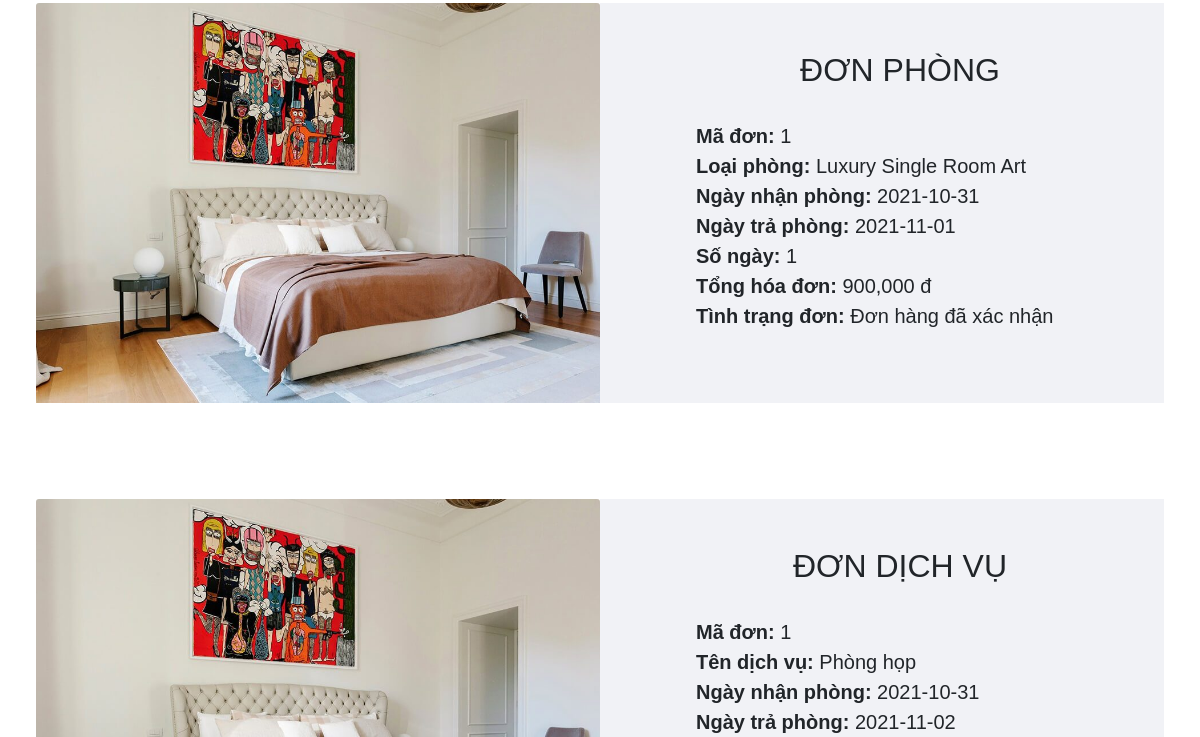
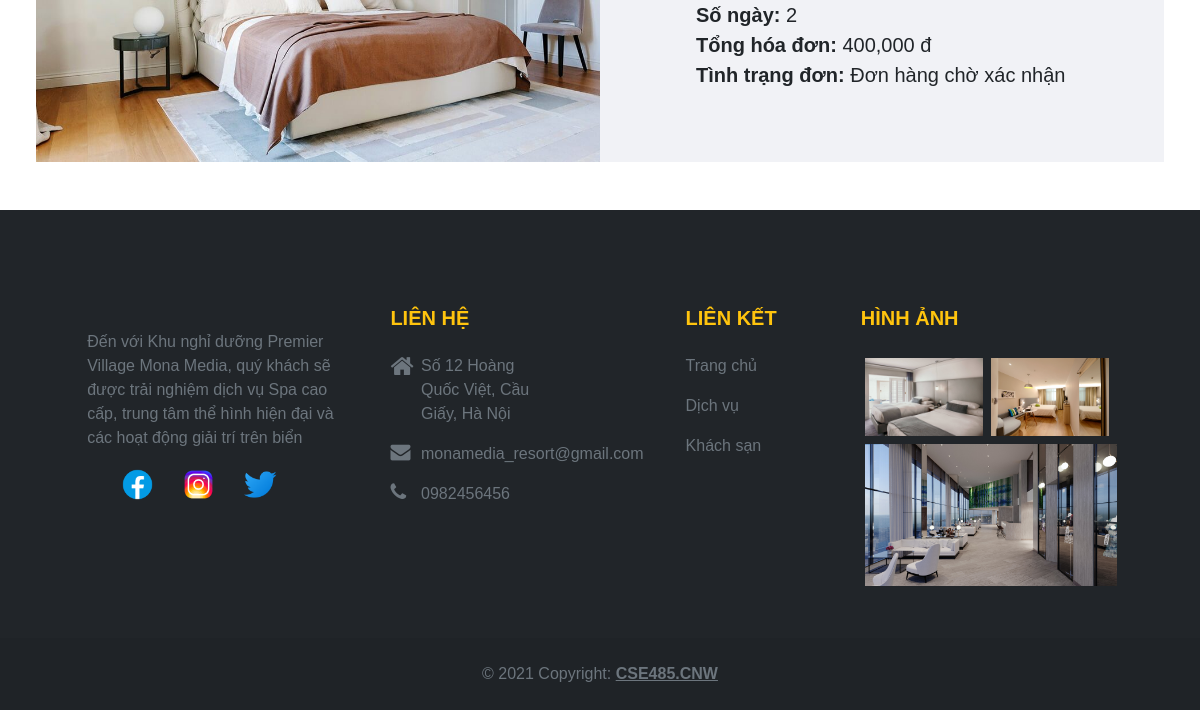
Before: /src/hotel_booking/user/cus-order.php (signed in, lower part) with the older database file (2 pictures, top to bottom).
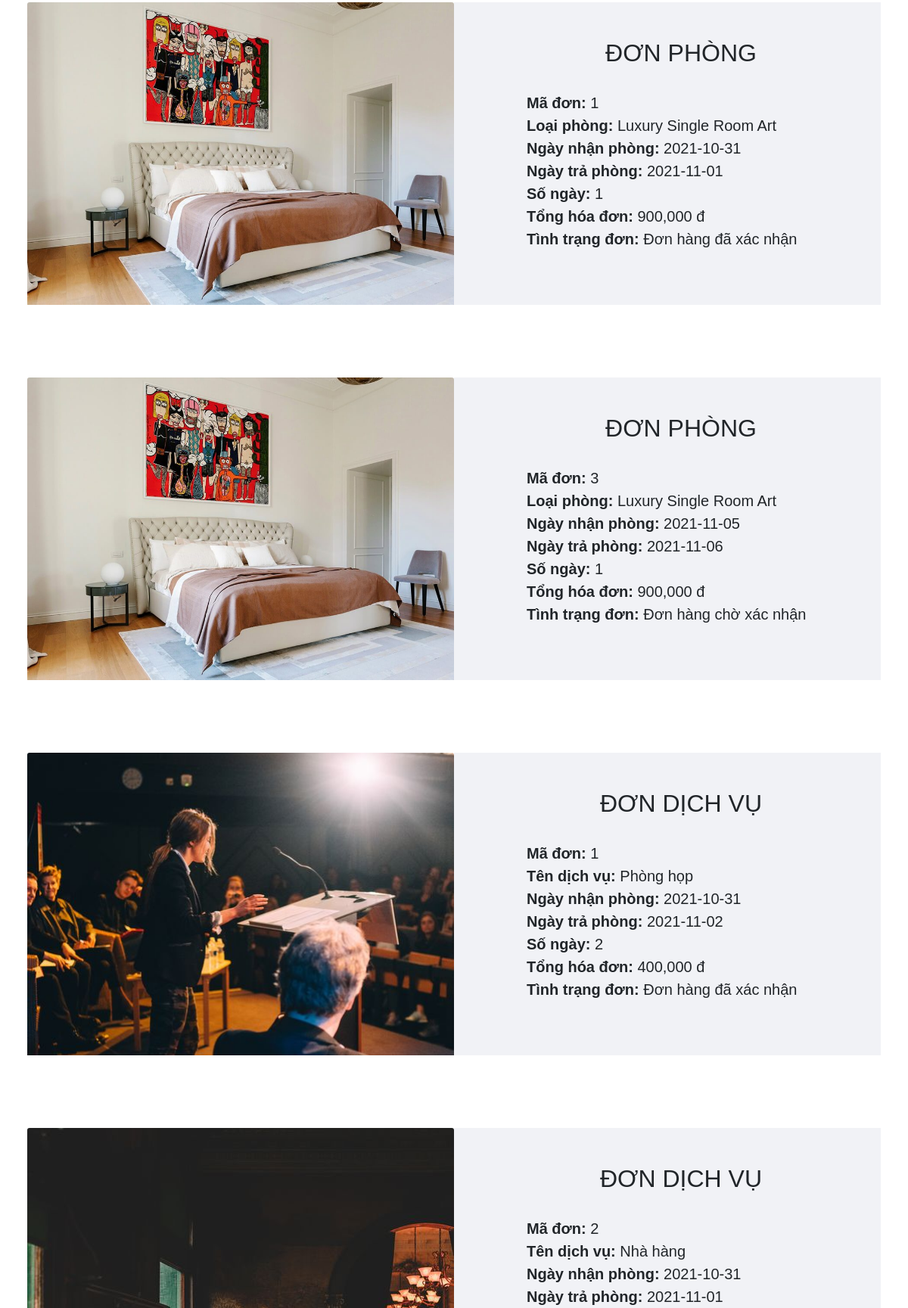
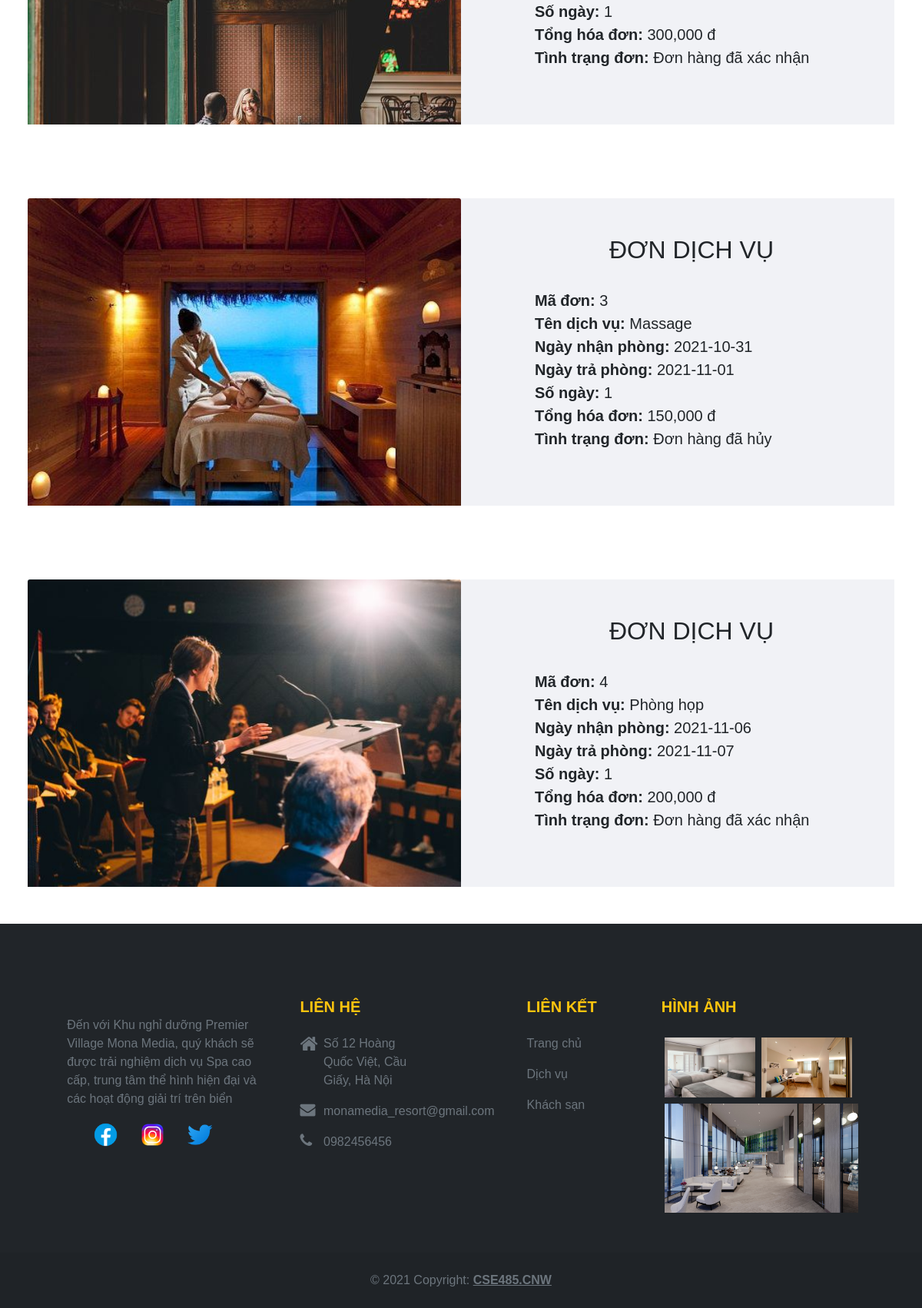
After: the same page with the newer database file (2 pictures, top to bottom).
### tables this page shows
CREATE TABLE `tb_order_rooms` (
  `ordroom_id` int(10) UNSIGNED NOT NULL,
  `ordroom_total` int(10) NOT NULL,
  `ordroom_total_day` int(10) NOT NULL,
  `ordroom_start` date NOT NULL,
  `ordroom_end` date NOT NULL,
  `ordroom_status` varchar(30) NOT NULL DEFAULT 'Chờ xác nhận',
  `room_id` int(10) UNSIGNED DEFAULT NULL,
  `cus_id` int(10) UNSIGNED DEFAULT NULL
);

CREATE TABLE `tb_rooms` (
  `room_id` int(10) UNSIGNED NOT NULL,
  `room_type` varchar(50) NOT NULL,
  `room_size` varchar(10) NOT NULL,
  `room_description` varchar(255) NOT NULL,
  `room_price` int(11) NOT NULL,
  `room_amount_people` int(10) NOT NULL,
  `room_image` varchar(255) NOT NULL,
  `room_image1` varchar(255) NOT NULL,
  `room_image2` varchar(255) NOT NULL,
  `room_image3` varchar(255) NOT NULL
);

CREATE TABLE `tb_order_services` (
  `ordser_id` int(10) UNSIGNED NOT NULL,
  `ordser_total` int(10) NOT NULL,
  `ordser_total_day` int(10) NOT NULL,
  `ordser_start` date NOT NULL,
  `ordser_end` date NOT NULL,
  `ordser_status` varchar(30) NOT NULL DEFAULT 'Chờ xác nhận',
  `ser_id` int(10) UNSIGNED NOT NULL,
  `cus_id` int(10) UNSIGNED NOT NULL
);

CREATE TABLE `tb_services` (
  `ser_ID` int(10) UNSIGNED NOT NULL,
  `ser_name` varchar(50) NOT NULL,
  `ser_room_size` varchar(10) NOT NULL,
  `ser_description` varchar(255) NOT NULL,
  `ser_price` int(10) NOT NULL,
  `ser_image` varchar(255) NOT NULL
);

### src/hotel_booking/user/cus-order.php (the view, shortened to what the changed rows need)
<?php
    include ('header.php');
    include ('../config.php');
?>
    <main>
            <?php
            if(isset($_SESSION['loginUserOK'])){
            $id = $_SESSION['idCus'];}
            $sql = "SELECT o.ordroom_id,o.ordroom_total,o.ordroom_total_day,o.ordroom_start,o.ordroom_end,o.ordroom_status,r.room_type,r.room_image
            FROM  tb_order_rooms o ,tb_rooms r
            WHERE  o.room_id = r.room_id AND o.cus_id =$id";
            $result = mysqli_query($conn,$sql);
                if(mysqli_num_rows($result)>0){
                    while($row=mysqli_fetch_assoc($result)){
                        $ordroom_id=$row['ordroom_id'];
                        $room_type=$row['room_type'];
                        $ordroom_start=$row['ordroom_start'];
                        $ordroom_end=$row['ordroom_end'];
                        $ordroom_total_day=$row['ordroom_total_day'];
                        $ordroom_total=$row['ordroom_total'];
                        $ordroom_status=$row['ordroom_status'];
                        $room_image =$row['room_image'];
            ?>
            <div class = "container-fluid p-5 ">
                <div class = "row">
                    <div class="col-6 px-0   my-auto">
                        <?php
                            if($room_image == ""){
                                echo "<div class='text-center error'>Image not Available.</div>";
                            }else{
                                echo '<img src="../images/'.$room_image.'" alt="" class = "img-fluid card-img-top" style = "height: 400px ; object-fit: cover;"> ';
                            }
                        ?>
                    </div>
                    <div class="col-6 ps-5" style="background-color:#f1f2f6;">
                        <div>
                            <h2 class="text-center pt-5 pb-4">ĐƠN PHÒNG</h2>
                        </div>
                        <div class="fs-5 px-0 ps-5" style="padding-left:15px;">
                            <label for="" class="fw-bold">Mã đơn: </label> <?php echo $ordroom_id;?><br />
                            <label for="" class="fw-bold">Loại phòng: </label> <?php echo $room_type;?><br />
                            <label for="" class="fw-bold">Ngày nhận phòng: </label> <?php echo $ordroom_start;?><br />
                            <label for="" class="fw-bold">Ngày trả phòng: </label> <?php echo $ordroom_end;?><br />
                            <label for="" class="fw-bold">Số ngày: </label> <?php echo $ordroom_total_day;?><br />
                            <label for="" class="fw-bold">Tổng hóa đơn: </label> <?php echo number_format($ordroom_total) ; echo' đ';?><br />
                            <?php
                                if($ordroom_status=='Chờ xác nhận'){
                                    echo'<label for="" class="fw-bold">Tình trạng đơn: </label>  Đơn hàng chờ xác nhận<br />';
                                }else{
                                    if($ordroom_status=='Đã xác nhận'){
                                    echo'<label for="" class="fw-bold">Tình trạng đơn:</label> Đơn hàng đã xác nhận<br />';
                                    }else{
                                    echo'<label for="" class="fw-bold">Tình trạng đơn:</label> Đơn hàng đã hủy<br />';
                                    }
                                }
                            ?>
                        </div>
                    </div>
                </div>
            </div>
            <?php }}else{
                echo'<h1 for="" class=" text-center p-5 mb-0" style="background-color:#f1f2f6; color:#747d8c;">Bạn không có đơn Phòng nào !</h1>';
            } ?>
            <?php
            if(isset($_SESSION['loginUserOK'])){
            $id = $_SESSION['idCus'];}
            $sql = "SELECT o.ordser_id,o.ordser_total,o.ordser_total_day,o.ordser_start,o.ordser_end,o.ordser_status,s.ser_name,s.ser_image
            FROM  tb_order_services o ,tb_services s
            WHERE  o.ser_id = s.ser_id AND o.cus_id =$id";
            $result = mysqli_query($conn,$sql);
                if(mysqli_num_rows($result)>0){
                    while($row=mysqli_fetch_assoc($result)){
                        $ordser_id=$row['ordser_id'];
                        $ser_name=$row['ser_name'];
                        $ordser_start=$row['ordser_start'];
                        $ordser_end=$row['ordser_end'];
                        $ordser_total_day=$row['ordser_total_day'];
                        $ordser_total=$row['ordser_total'];
                        $ordser_status=$row['ordser_status'];
                        $ser_image =$row['ser_image'];
            ?>
            <div class = "container-fluid p-5 ">
                <div class = "row">
                    <div class="col-6 px-0 my-auto">
                        <?php
                            if($ser_image == ""){
                                echo "<div class='text-center  error'>Image not Available.</div>";
                            }else{
                                echo '<img src="../images/'.$ser_image.'" alt="" class = "img-fluid card-img-top" style = "height: 400px ;width 100%; object-fit: cover;" > ';
                            }
                        ?>
                    </div>
                    <div class="col-6 ps-5 " style="background-color:#f1f2f6;">
                        <div>
                            <h2 class="text-center pt-5 pb-4">ĐƠN DỊCH VỤ</h2>
                        </div>
                        <div class="fs-5 px-0 ps-5 pb-5">
                            <label for="" class="fw-bold">Mã đơn: </label> <?php echo $ordser_id;?><br />
                            <label for="" class="fw-bold">Tên dịch vụ: </label> <?php echo $ser_name;?><br />
                            <label for="" class="fw-bold">Ngày nhận phòng: </label> <?php echo $ordser_start;?><br />
                            <label for="" class="fw-bold">Ngày trả phòng: </label> <?php echo $ordser_end;?><br />
                            <label for="" class="fw-bold">Số ngày: </label> <?php echo $ordser_total_day;?><br />
                            <label for="" class="fw-bold">Tổng hóa đơn: </label> <?php echo number_format($ordser_total); echo' đ';?><br />
                            <?php
                                if($ordser_status=='Chờ xác nhận'){
                                    echo'<label for="" class="fw-bold">Tình trạng đơn: </label>  Đơn hàng chờ xác nhận<br />';
                                }else{
                                    if($ordser_status=='Đã xác nhận'){
                                    echo'<label for="" class="fw-bold">Tình trạng đơn:</label> Đơn hàng đã xác nhận<br />';
                                    }else{
                                    echo'<label for="" class="fw-bold">Tình trạng đơn:</label> Đơn hàng đã hủy<br />';
                                    }
                                }
                            ?>
                        </div>
                    </div>
                </div>
            </div>
            <?php }}else{
                echo'<h1 for="" class="text-center p-5" style="background-color:#f1f2f6;color:#747d8c;">Bạn không có đơn Dịch vụ nào !</h1>';
            } ?>
    </main>
<?php
    include('footer.php');
?>

Changed rows visible on the page:
added tb_order_rooms: room.room_image (picture), ordroom_id "3", room.room_type "Luxury Single Room Art", ordroom_start "2021-11-05", ordroom_end "2021-11-06", ordroom_total_day "1", ordroom_total "900,000", shows "Tình trạng đơn:", ordroom_status "Đơn hàng chờ xác nhận"
changed tb_order_services id 1: ser.ser_image: a different picture; ordser_status "Đơn hàng chờ xác nhận" → "Đơn hàng đã xác nhận"
added tb_order_services: ser.ser_image (picture), ordser_id "2", ser.ser_name "Nhà hàng", ordser_start "2021-10-31", ordser_end "2021-11-01", ordser_total_day "1", ordser_total "300,000", shows "Tình trạng đơn:", ordser_status "Đơn hàng đã xác nhận"
added tb_order_services: ser.ser_image (picture), ordser_id "3", ser.ser_name "Massage", ordser_start "2021-10-31", ordser_end "2021-11-01", ordser_total_day "1", ordser_total "150,000", shows "Tình trạng đơn:", ordser_status "Đơn hàng đã hủy"
added tb_order_services: ser.ser_image (picture), ordser_id "4", ser.ser_name "Phòng họp", ordser_start "2021-11-06", ordser_end "2021-11-07", ordser_total_day "1", ordser_total "200,000", shows "Tình trạng đơn:", ordser_status "Đơn hàng đã xác nhận"
